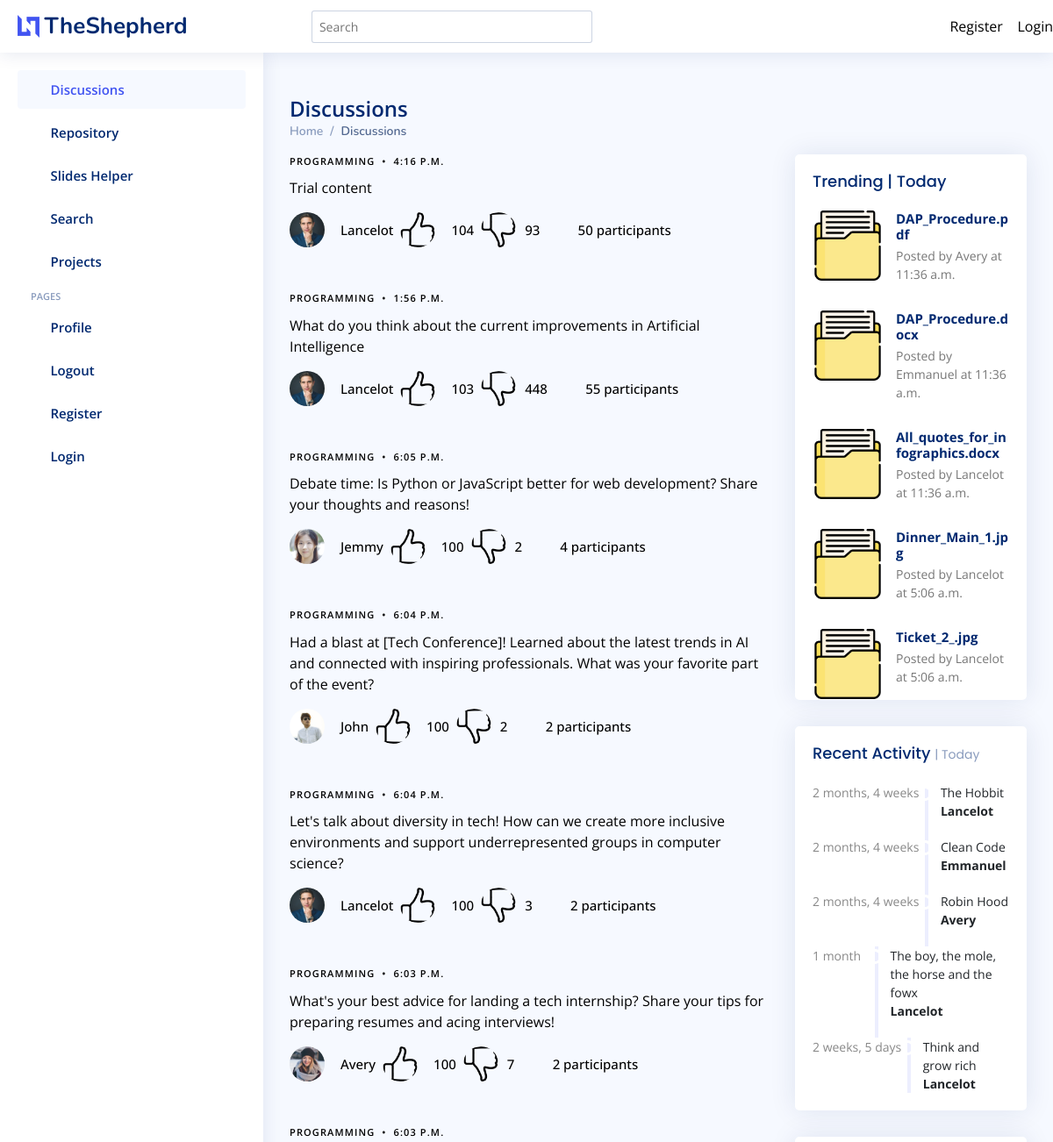
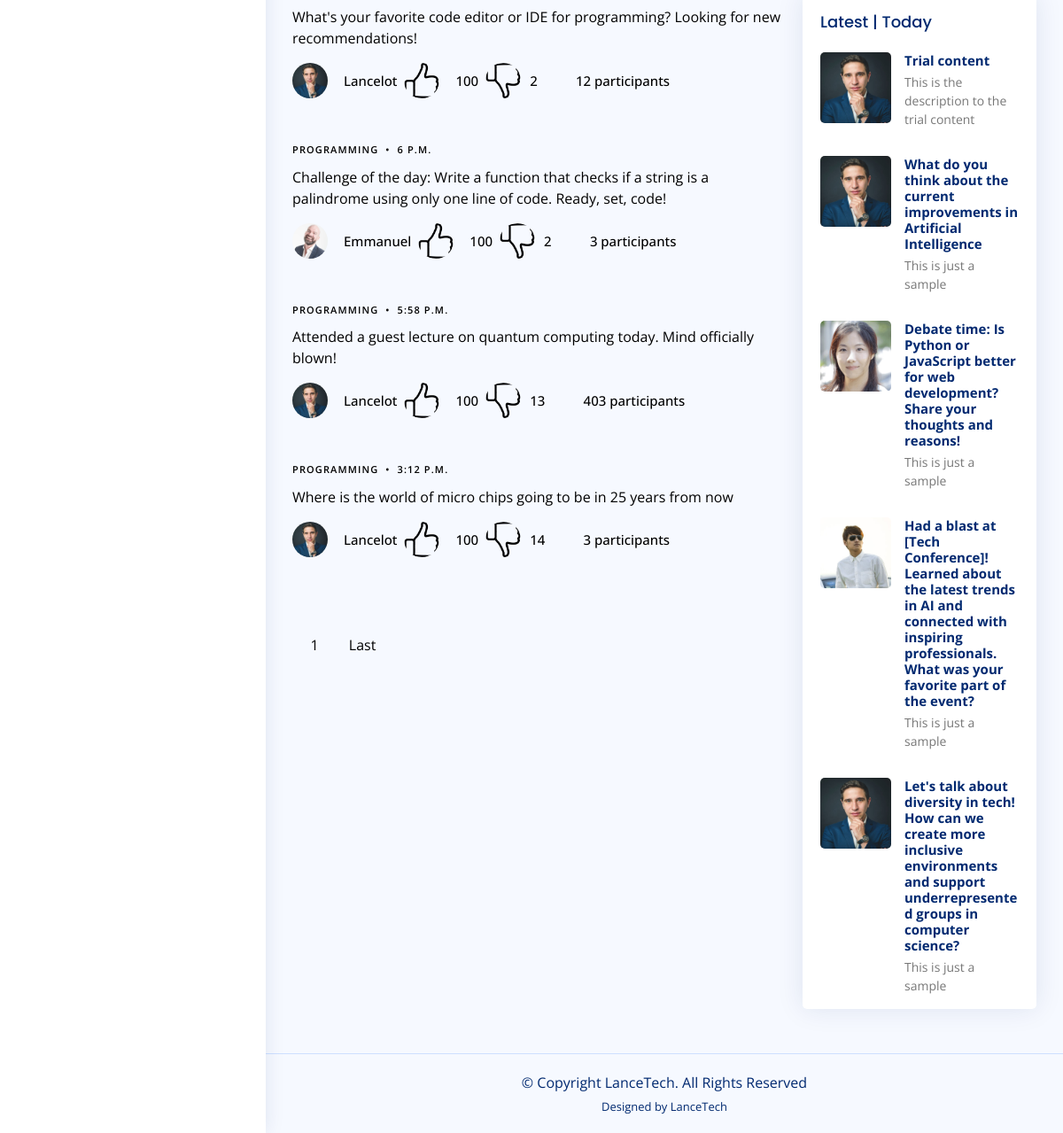
The app's page /discussions/ with its own data (2 pictures, top to bottom).
### discussions/models.py (models this page shows, shortened)
class Discussion(models.Model):
    creator = models.ForeignKey(Student, on_delete=models.CASCADE)
    pub_date = models.DateTimeField(blank=False, default=now)
    content = models.CharField(max_length=200)
    description = models.CharField(max_length=1024, blank=True, default='This is just a sample')
    topic = models.CharField(max_length=60,blank=False, default='Programming')
    img = models.ImageField(blank=True, upload_to="images", null=True)
    likes = models.IntegerField(blank=True, default=100)
    dislikes = models.IntegerField(blank=True, default=100)
    num_of_participants = models.IntegerField(blank=True, default=50)

class Student(models.Model):
    friend = models.ForeignKey('self', on_delete=models.CASCADE, blank=True, null=True)
    user = models.OneToOneField(User, on_delete=models.CASCADE)
    phone = models.CharField(max_length=10, default='0548932933', blank=True)
    school = models.CharField(max_length=60, default='KNUST', blank=True)
    course = models.CharField(max_length=60, default='Computer Science', blank=True)
    back_img = models.ImageField(blank=True, upload_to="images/profiles", default='images/profiles/testimonial-1_wBDCxRj.jpg')

### repository/models.py (models this page shows)
class File(models.Model):
    owner = models.ForeignKey(Student, on_delete=models.CASCADE, blank=True, null=True)
    file = models.FileField()
    pub_date = models.DateTimeField(blank=False, default=now)
    def __str__(self):
        return self.file.name

### sliders/models.py (models this page shows, shortened)
class Request(models.Model):
    requester = models.ForeignKey(User, on_delete=models.CASCADE)
    file_name = models.CharField(max_length=60)
    pub_date = models.DateTimeField(blank=False, default=now)

### discussions/views.py (the view)
# urls.py: path("", views.IndexView.as_view(), name="index"),
class IndexView(generic.ListView):
    template_name = "discussions/index.html"
    context_object_name = "discussions"
    paginate_by = 10
    model = Discussion
    def get_queryset(self):
        return Discussion.objects.filter(pub_date__lte=timezone.now()).order_by("-pub_date")
    def get_context_data(self, **kwargs: Any) -> Dict[str, Any]:
        context = super(IndexView, self).get_context_data(**kwargs)
        context['students'] = Student.objects.all()
        context['latest'] = Discussion.objects.filter(pub_date__lte=timezone.now()).order_by("-pub_date")[:5]
        context['requests'] = Request.objects.all()[:5]
        context['trending'] = File.objects.all()[:5]
        if self.request.user.is_authenticated:
            context['student'] = Student.objects.filter(user=self.request.user)[0]
        return context

### discussions/templates/discussions/index.html (shortened to what this page needs)
{% extends 'base.html' %}
{% load static %}
{% block header %} Discussions {% endblock %}
{% block bread %}
  <li class="breadcrumb-item"><a href="{% url 'discussions:index' %}">Home</a></li>
  <li class="breadcrumb-item active">Discussions</li>
{% endblock %}
{% block content %}
          {% for discussion in discussions %}
          <div class="d-md-flex post-entry-2 small-img">
            <div>
              <div class="post-meta"><span class="date">{{ discussion.topic }}</span> <span class="mx-1">&bullet;</span> <span>{{ discussion.pub_date.time }}</span></div>
              <p><a href="{% url 'discussions:detail' discussion.id %}">{{ discussion.content }}</a></p>
              <div class="d-flex align-items-center author">
                <div class="photo"><img src="{% static discussion.creator.back_img.url %}" alt="" class="img-fluid"></div>
                <div class="name">
                  <h3 class="m-0 p-2">{{ discussion.creator.user.username }}</h3>
                </div>
                <div class="photo"><a href="{% url 'discussions:like' discussion.id %}"><img src="{% static 'images/like.png' %}" alt=""></a></div>
                <div class="name">
                  <h3 class="m-0 p-2">{{ discussion.likes }}</h3>
                </div>
                <div class="photo"><a href="{% url 'discussions:dislike' discussion.id %}"><img src="{% static 'images/dislike.png' %}" alt=""></a></div>
                <div class="name">
                  <h3 class="m-0 p-0">{{ discussion.dislikes }}</h3>
                </div> &nbsp; &nbsp; &nbsp;
                <div class="photo"><i class="bi bi-people"></i></div>
                <div class="name">
                  <h3 class="m-0 p-0"> {{ discussion.num_of_participants }} participants</h3>
                </div>
              </div>
            </div>
          </div>
          {% endfor %}
          <div class="text-start py-4">
            <div class="custom-pagination">
              <a href="?page={{ page_obj.number }}" class="active">{{ page_obj.number }}</a>
              <a href="?page={{ page_obj.paginator.num_pages }}">Last</a>
            </div>
          </div>
{% endblock %}
{% block trending %}
<div class="card">
  <div class="filter">
    <a class="icon" href="#" data-bs-toggle="dropdown"><i class="bi bi-three-dots"></i></a>
  </div>
  <div class="card-body pb-0">
    <h5 class="card-title">Trending | Today</span></h5>
    <div class="news">
      {% for trend in trending %}
      <div class="post-item clearfix">
        <img src="{% static 'images/books/file.png' %}" alt="">
        <h4><a href="#">{{ trend }}</a></h4>
        <p>Posted by {{ trend.owner.user.username }} at {{ trend.pub_date.time }}</p>
      </div>
      {% endfor %}
    </div>
  </div>
</div>
{% endblock %}
{% block activity %}
<div class="card">
  <div class="filter">
    <a class="icon" href="#" data-bs-toggle="dropdown"><i class="bi bi-three-dots"></i></a>
  </div>
  <div class="card-body">
    <h5 class="card-title">Recent Activity <span>| Today</span></h5>
    <div class="activity">
      {% for request in requests %}
      <div class="activity-item d-flex">
        <div class="activite-label">{{ request.pub_date | timesince }}</div>
        <i class='bi bi-circle-fill activity-badge text-success align-self-start'></i>
        <div class="activity-content">
          {{ request.file_name }} <br>
          <a href="#" class="fw-bold text-dark">{{ request.requester.username }}</a>
        </div>
      </div>
      {% endfor %}
    </div>
  </div>
</div>
{% endblock %}
{% block latest %}
<div class="card">
  <div class="filter">
    <a class="icon" href="#" data-bs-toggle="dropdown"><i class="bi bi-three-dots"></i></a>
  </div>
  <div class="card-body pb-0">
    <h5 class="card-title">Latest | Today</span></h5>
    <div class="news">
      {% for discussion in latest %}
      <div class="post-item clearfix">
        <img src="{% static discussion.creator.back_img.url %}" alt="">
        <h4><a href="#">{{ discussion.content }}</a></h4>
        <p>{{ discussion.description }}</p>
      </div>
      {% endfor %}
    </div>
  </div>
</div>
{% endblock %}

### static/assets/css/style.css (style rules this page uses)
:root { scroll-behavior: smooth; }
body { font-family: "Open Sans", sans-serif; background: #f6f9ff; color: #444444; }
a { color: #4154f1; text-decoration: none; }
h1, h2, h3, h4, h5, h6 { font-family: "Nunito", sans-serif; }
.card { margin-bottom: 30px; border: none; border-radius: 5px; box-shadow: 0px 0 30px rgba(1, 41, 112, 0.1); }
.card-title { padding: 20px 0 15px 0; font-size: 18px; font-weight: 500; color: #012970; font-family: "Poppins", sans-serif; }
.card-title span { color: #899bbd; font-size: 14px; font-weight: 400; }
.card-body { padding: 0 20px 20px 20px; }
.breadcrumb a { color: #899bbd; transition: 0.3s; }
.breadcrumb .breadcrumb-item::before { color: #899bbd; }
.breadcrumb .active { color: #51678f; font-weight: 600; }
.dashboard .filter { position: absolute; right: 0px; top: 15px; }
.dashboard .filter .icon { color: #aab7cf; padding-right: 20px; padding-bottom: 5px; transition: 0.3s; font-size: 16px; }
.dashboard .activity { font-size: 14px; }
.dashboard .activity .activity-item .activite-label { color: #888; position: relative; flex-shrink: 0; flex-grow: 0; min-width: 64px; }
.dashboard .activity .activity-item .activite-label::before { content: ""; position: absolute; right: -11px; width: 4px; top: 0; bottom: 0; background-color: #eceefe; }
.dashboard .activity .activity-item .activity-badge { margin-top: 3px; z-index: 1; font-size: 11px; line-height: 0; border-radius: 50%; flex-shrink: 0; border: 3px solid #fff; flex-grow: 0; }
.dashboard .activity .activity-item .activity-content { padding-left: 10px; padding-bottom: 20px; }
.dashboard .activity .activity-item:first-child .activite-label::before { top: 5px; }
.dashboard .activity .activity-item:last-child .activity-content { padding-bottom: 0; }
.dashboard .news .post-item+.post-item { margin-top: 15px; }
.dashboard .news img { width: 80px; float: left; border-radius: 5px; }
.dashboard .news h4 { font-size: 15px; margin-left: 95px; font-weight: bold; margin-bottom: 5px; }
.dashboard .news h4 a { color: #012970; transition: 0.3s; }
.dashboard .news p { font-size: 14px; color: #777777; margin-left: 95px; }

### static/assets/css/main.css (style rules this page uses)
:root { scroll-behavior: smooth; }
body { color: rgba(var(--color-primary-rgb), 1); }
a { color: var(--color-links); text-decoration: none; }
h1, h2, h3, h4, h5, h6 { font-family: var(--font-primary); }
.post-meta { font-size: 11px; letter-spacing: 0.07rem; text-transform: uppercase; font-weight: 600; font-family: var(--font-secondary); color: rgba(var(--color-black-rgb), 0.4); margin-bottom: 10px; }
.author .photo { margin-right: 10px; }
.author .photo img { width: 40px; border-radius: 50%; margin-bottom: 0; }
.author .name h3 { margin: 0; padding: 0; font-size: 15px; font-family: var(--font-secondary); }
.post-entry-2 { margin-bottom: 30px; }
.post-entry-2 .post-meta { font-size: 11px; letter-spacing: 0.07rem; text-transform: uppercase; font-weight: 600; font-family: var(--font-secondary); color: rgba(var(--color-black-rgb), 0.4); margin-bottom: 10px; }
.post-entry-2 .author { color: rgba(var(--color-black-rgb), 0.7); font-weight: 500; margin-bottom: 20px; display: block; }
.custom-pagination a { display: inline-block; width: 40px; height: 40px; line-height: 40px; text-align: center; border-radius: 50%; font-family: var(--font-secondary); margin: 5px; transition: 0.3s all ease; }
.custom-pagination a.active { background: var(--color-black); color: var(--color-white); }

### records on screen
Discussion: topic "PROGRAMMING", pub_date.time "4:16 P.M.", content "Trial content", creator.back_img (picture), creator.user.username "Lancelot", likes "104", dislikes "93", num_of_participants "50", description "This is the description to the trial content"
Discussion: topic "PROGRAMMING", pub_date.time "1:56 P.M.", content "What do you think about the current improvements in Artificial Intelligence", creator.back_img (picture), creator.user.username "Lancelot", likes "103", dislikes "448", num_of_participants "55", description "This is just a sample"
Discussion: topic "PROGRAMMING", pub_date.time "6:05 P.M.", content "Debate time: Is Python or JavaScript better for web development? Share your thoughts and reasons!", creator.back_img (picture), creator.user.username "Jemmy", likes "100", dislikes "2", num_of_participants "4", description "This is just a sample"
Discussion: topic "PROGRAMMING", pub_date.time "6:04 P.M.", content "Had a blast at [Tech Conference]! Learned about the latest trends in AI and connected with inspiring professionals. What was your favorite part of the event?", creator.back_img (picture), creator.user.username "John", likes "100", dislikes "2", num_of_participants "2", description "This is just a sample"
Discussion: topic "PROGRAMMING", pub_date.time "6:04 P.M.", content "Let's talk about diversity in tech! How can we create more inclusive environments and support underrepresented groups in computer science?", creator.back_img (picture), creator.user.username "Lancelot", likes "100", dislikes "3", num_of_participants "2", description "This is just a sample"
Discussion: topic "PROGRAMMING", pub_date.time "6:03 P.M.", content "What's your best advice for landing a tech internship? Share your tips for preparing resumes and acing interviews!", creator.back_img (picture), creator.user.username "Avery", likes "100", dislikes "7", num_of_participants "2"
Discussion: topic "PROGRAMMING", pub_date.time "6:03 P.M.", content "What's your favorite code editor or IDE for programming? Looking for new recommendations!", creator.back_img (picture), creator.user.username "Lancelot", likes "100", dislikes "2", num_of_participants "12"
Discussion: topic "PROGRAMMING", pub_date.time "6 P.M.", content "Challenge of the day: Write a function that checks if a string is a palindrome using only one line of code. Ready, set, code!", creator.back_img (picture), creator.user.username "Emmanuel", likes "100", dislikes "2", num_of_participants "3"
Discussion: topic "PROGRAMMING", pub_date.time "5:58 P.M.", content "Attended a guest lecture on quantum computing today. Mind officially blown!", creator.back_img (picture), creator.user.username "Lancelot", likes "100", dislikes "13", num_of_participants "403"
Discussion: topic "PROGRAMMING", pub_date.time "3:12 P.M.", content "Where is the world of micro chips going to be in 25 years from now", creator.back_img (picture), creator.user.username "Lancelot", likes "100", dislikes "14", num_of_participants "3"
File: file "DAP_Procedure.pdf", owner.user.username "Avery", pub_date.time "11:36 a.m."
File: file "DAP_Procedure.docx", owner.user.username "Emmanuel", pub_date.time "11:36 a.m."
File: file "All_quotes_for_infographics.docx", owner.user.username "Lancelot", pub_date.time "11:36 a.m."
File: file "Dinner_Main_1.jpg", owner.user.username "Lancelot", pub_date.time "5:06 a.m."
File: file "Ticket_2_.jpg", owner.user.username "Lancelot", pub_date.time "5:06 a.m."
Request: pub_date "2 months, 4 weeks", file_name "The Hobbit", requester.username "Lancelot"
Request: pub_date "2 months, 4 weeks", file_name "Clean Code", requester.username "Emmanuel"
Request: pub_date "2 months, 4 weeks", file_name "Robin Hood", requester.username "Avery"
Request: pub_date "1 month", file_name "The boy, the mole, the horse and the fowx", requester.username "Lancelot"
Request: pub_date "2 weeks, 5 days", file_name "Think and grow rich", requester.username "Lancelot"

### other values on screen
{{ page_obj.number }} "1"
